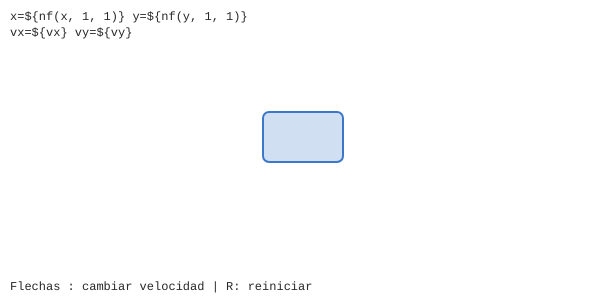
Frame 1 (no input)
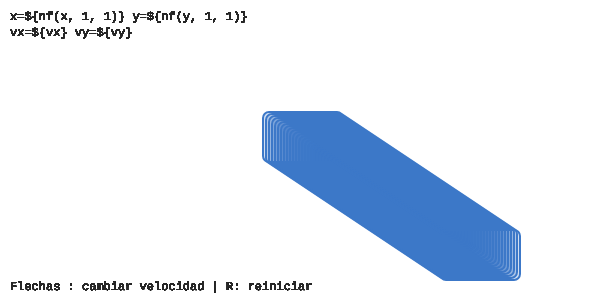
Frame 60 (no input)
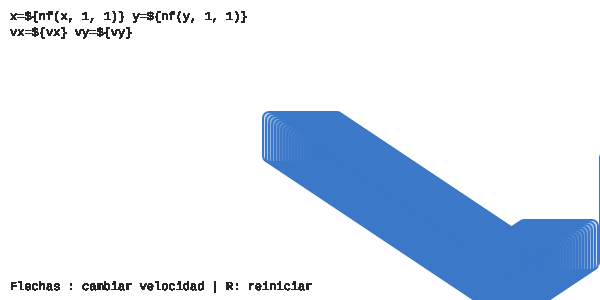
Frame 120 (the mouse pressed at the canvas centre since frame 60)

The p5.js sketch that drew these frames (run headless with seeded random() and noise() and a simulated clock; from frame 60 on, the mouse is pressed at the canvas centre):

// p5.js sketch
// ── sketch.js
let x, y;
let vx, vy;
const W = 80;
const H = 50;

function setup(){
  createCanvas(600, 300);
  resetPos();

}

function resetPos(){
  //Posicion inicial centrada
  x = width / 2 - W / 2;
  y = height / 2 - W / 2;
  vx = 3;
  vy = 2;
}

function draw(){
  //Translación
  x += vx;
  y += vy;

// Rebote en bordes
// Borde izquierdo / derecho -> invertir vx
if (x < 0){
  x = 0;
  vx = abs(vx);
}
if (x + W > width){
  x = width
  vx = -abs(vx);
}

// Borde superior / inferior -> invertir vy
if (y < 0){
  y = 0;
  vy = abs(vy);
}
if (y + H > height){
  y = height - H;
  vy = -abs(vy);
}

// Dibujo
stroke(60, 120, 200);
strokeWeight(2);
fill(60, 120, 200, 60);
rect(x, y, W, H, 6);

// Mostrar posicion y velocidad inicial
noStroke();
fill(40);
textSize(12);
textFont('monospace');
text('x=${nf(x, 1, 1)} y=${nf(y, 1, 1)}', 10,20);
text('vx=${vx} vy=${vy}', 10, 36); 
text('Flechas : cambiar velocidad | R: reiniciar', 10, height - 10);
}

function keyPressed(){
  // Cambiar velocidad con teclas de flecha
  if (keyCode === UP_ARROW)       vy -= 0.5;
  if (keyCode === DOWN_ARROW)     vy += 0.5;
  if (keyCode === LEFT_ARROW)     vx -= 0.5;
  if (keyCode === RIGHT_ARROW)    vx += 0.5;

  // Reiniciar con R
  if (key === 'r' || key === 'R')  resetPos();
}
